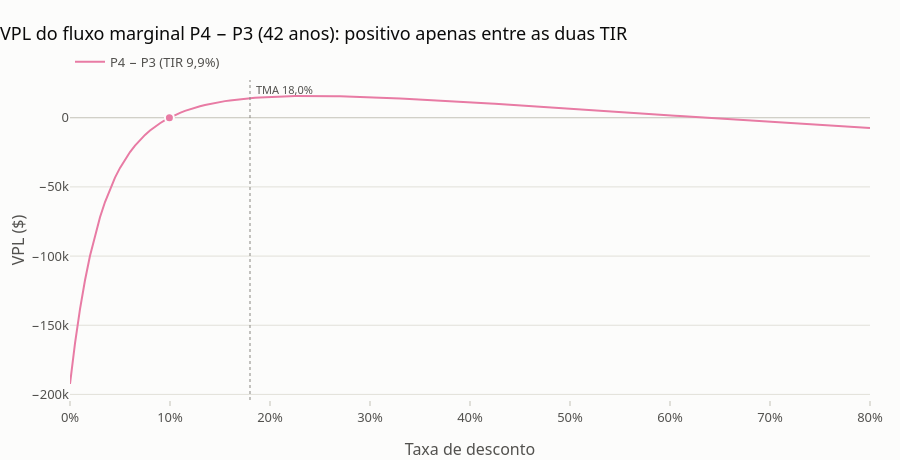

The notebook cell saved with this chart:
### Markdown cell above
Dois pares exigem cuidado — e mostram por que a biblioteca decide pelo **sinal do VPL marginal**:

* **P1 × P2** têm o mesmo investimento: o fluxo marginal não tem desembolso inicial, logo não existe "taxa de
  retorno do capital adicional". Compara-se o VPL diretamente: P2 vence por $11.707.
* **P3 × P4** (42 anos): o fluxo marginal muda de sinal várias vezes e tem **duas TIR** (9,9% e 63,7%). O VPL
  marginal só é positivo entre elas; como 18% está nesse intervalo, P4 vence. Uma leitura ingênua ("TIR marginal
  9,9% < 18%, rejeite o desafiante") erraria.

### Code cell
m34 = fluxo_marginal(p3, p4, metodo="mmc")
print("TIRs do fluxo marginal P4 − P3:", [f"{r:.1%}" for r in tir(m34, todas=True)])
fig = viz.grafico_perfil_vpl([m34], K, taxas=np.linspace(0, 0.8, 161), fisher=False, titulo="VPL do fluxo marginal P4 − P3 (42 anos): positivo apenas entre as duas TIR")
fig

### Figure 1 — Plotly figure (JSON) as saved in the notebook; plotly's stock layout.template omitted (floating-point values rounded to 4 significant figures; data arrays with more than 128 entries replaced by an {"elided": "..."} marker saying what was removed)
{"data": [{"hovertemplate": "P4 − P3<br>taxa %{x:.1%}<br>VPL %{y:,.0f}<extra></extra>", "line": {"color": "#e87ba4", "width": 2}, "mode": "lines", "name": "P4 − P3 (TIR 9,9%)", "type": "scatter", "x": {"elided": "161 float values"}, "y": {"elided": "161 float values"}}, {"hovertemplate": "TIR P4 − P3: %{x:.2%}<extra></extra>", "marker": {"color": "#e87ba4", "line": {"color": "#fcfcfb", "width": 2}, "size": 9}, "mode": "markers", "showlegend": false, "type": "scatter", "x": [0.0994], "y": [0]}], "layout": {"annotations": [{"font": {"color": "#52514e", "size": 11}, "showarrow": false, "text": "TMA 18,0%", "x": 0.18, "xanchor": "left", "xshift": 4, "y": 1, "yref": "paper"}], "height": 460, "shapes": [{"line": {"color": "#898781", "dash": "dot", "width": 1}, "type": "line", "x0": 0.18, "x1": 0.18, "xref": "x", "y0": 0, "y1": 1, "yref": "y domain"}], "title": {"text": "VPL do fluxo marginal P4 − P3 (42 anos): positivo apenas entre as duas TIR"}, "xaxis": {"tickformat": ".0%", "title": {"text": "Taxa de desconto"}}, "yaxis": {"title": {"text": "VPL ($)"}}}}
